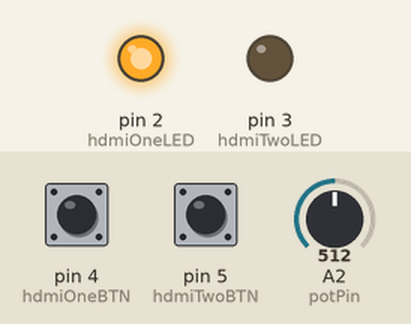
This sketch was run on a simulated Arduino Uno, built with avr-gcc and run on an emulated ATmega328P. Parts: output pins drawn as LEDs (lit = HIGH). Inputs (shaded band) come from the test bench; at power-on: pin 5 (hdmiTwoBTN) LOW, pin 4 (hdmiOneBTN) LOW, A2 (potPin) = 512. What the sketch prints to the serial monitor is not drawn.

Above: at 1.2 s.
1.3 s: pin 5 (hdmiTwoBTN) pulled HIGH for 0.15 s
At 2.2 s:
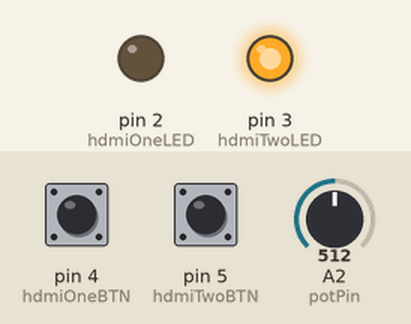
2.9 s: pin 4 (hdmiOneBTN) pulled HIGH for 0.15 s
At 3.5 s:
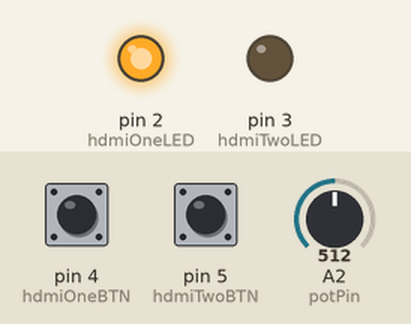
4.5 s: pin 5 (hdmiTwoBTN) pulled HIGH for 1 s
At 4.8 s:
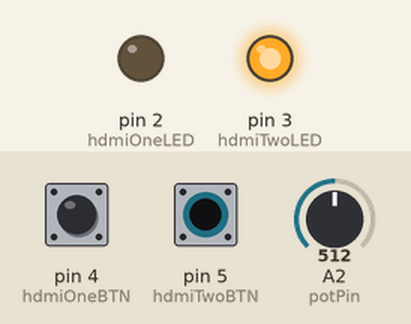
Timing chart, 0 to 7.5 s (numbered marks = the images above; inputs shaded):
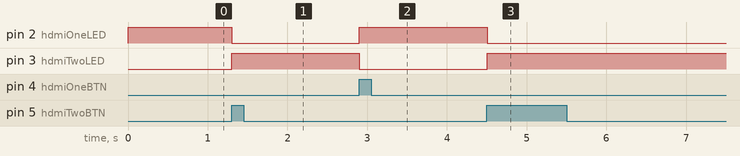

The sketch:

serial_hdbaset_control.ino
```cpp
int potPin = A2;
int hdmiOneLED = 2;
int hdmiTwoLED = 3;
int hdmiOneBTN = 4;
int hdmiTwoBTN = 5;

int value;
int btnStatus = 0;

void setup() {
  // put your setup code here, to run once:
  //pinMode(LED, OUTPUT);
  Serial.begin(9600);
  pinMode(potPin, INPUT);
  pinMode(hdmiOneLED, OUTPUT);
  pinMode(hdmiTwoLED, OUTPUT);
  pinMode(hdmiOneBTN, INPUT);
  pinMode(hdmiTwoBTN, INPUT);
}

void loop() {
  // put your main code here, to run repeatedly:
  value = analogRead(potPin);
  Serial.println(value);

  if (buttonPressed(hdmiOneBTN) || btnStatus == 0) {
    digitalWrite(hdmiOneLED, HIGH);
    digitalWrite(hdmiTwoLED, LOW);
    btnStatus = 0;
    //send serial output
  }

  if (buttonPressed(hdmiTwoBTN) || btnStatus == 1) {
    digitalWrite(hdmiTwoLED, HIGH);
    digitalWrite(hdmiOneLED, LOW);
    btnStatus = 1;
  }

//  if (digitalRead(hdmiOneBTN) == HIGH && btnStatus == 0) {
//    digitalWrite(hdmiOneLED, HIGH);
//    digitalWrite(hdmiTwoLED, LOW);
//    btnStatus = 0;
//  }
//
//  if (digitalRead(hdmiTwoBTN) == HIGH && btnStatus == 1) {
//    digitalWrite(hdmiTwoLED, HIGH);
//    digitalWrite(hdmiOneLED, LOW);
//    btnStatus = 1;
//  }
//
}

int buttonPressed(uint8_t button) {
  static uint16_t lastStates = 0;
  uint8_t state = digitalRead(button);
  if (state != ((lastStates >> button) & 1)) {
    lastStates ^= 1 << button;
    return state == HIGH;
  }
  return false;
}
```

Measured:
- after the input at 1.3 s, pin 2 (hdmiOneLED): HIGH → LOW at once; pin 3 (hdmiTwoLED): LOW → HIGH at once
- after the input at 2.9 s, pin 2 (hdmiOneLED): LOW → HIGH at once; pin 3 (hdmiTwoLED): HIGH → LOW at once
- after the input at 4.5 s, pin 2 (hdmiOneLED): HIGH → LOW at once; pin 3 (hdmiTwoLED): LOW → HIGH at once
